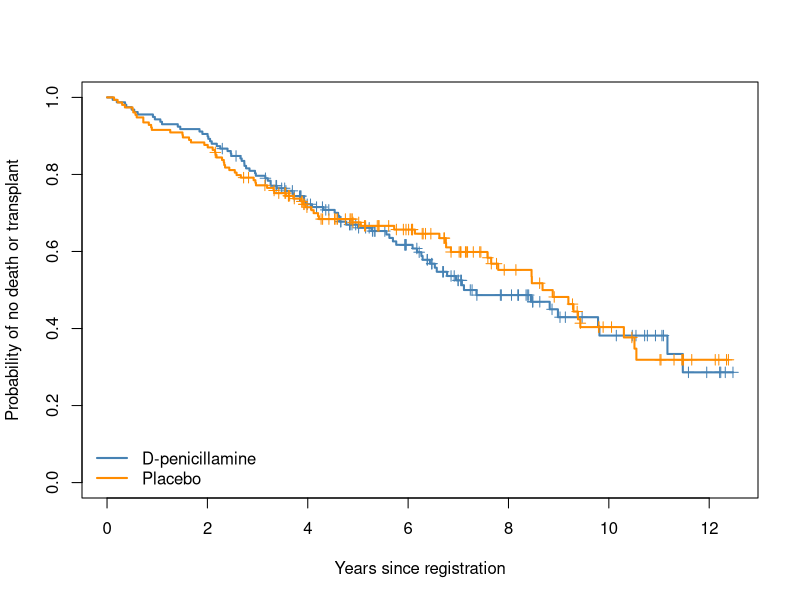
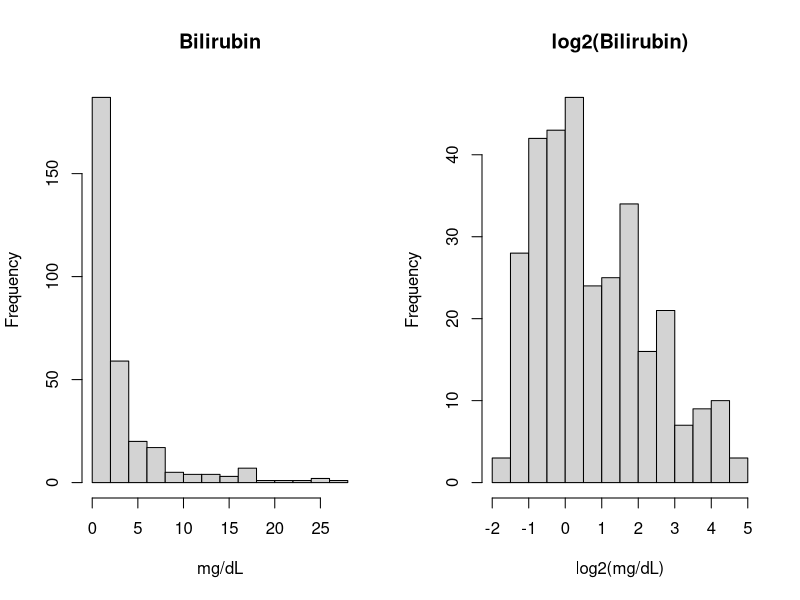
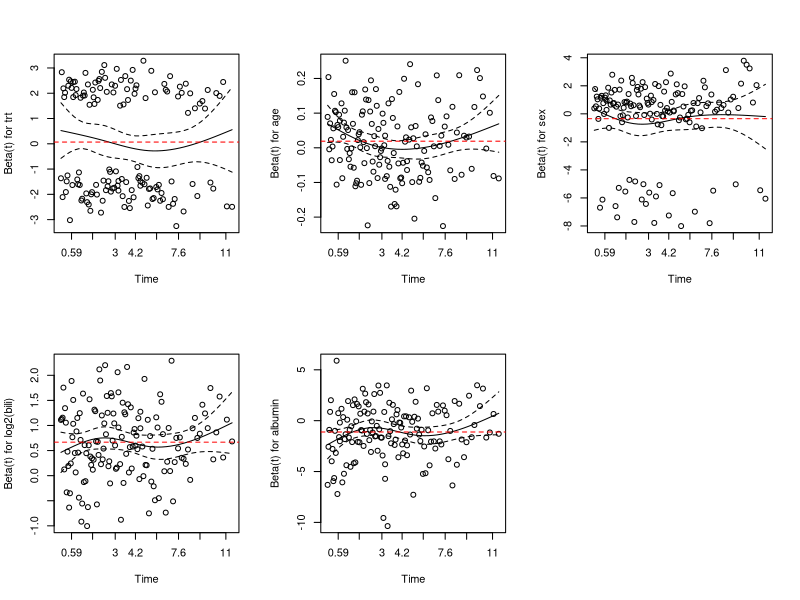

Write R code to recreate these figures, in order.
## ---- chunk 1
library(survival)
## ---- chunk 2
pbc_trial <- subset(pbc, !is.na(trt))

pbc_trial$event <- as.integer(pbc_trial$status >= 1)

pbc_trial$trt <- factor(pbc_trial$trt,
                        levels = c(1, 2),
                        labels = c("D-penicillamine", "Placebo"))

pbc_trial$time_years <- pbc_trial$time / 365.25

## ---- chunk 3
km_fit <- survfit(Surv(time_years, event) ~ trt, data = pbc_trial)

km_fit

plot(km_fit,
     col = c("steelblue", "darkorange"),
     lwd = 2,
     mark.time = TRUE,
     xlab = "Years since registration",
     ylab = "Probability of no death or transplant")
legend("bottomleft",
       legend = levels(pbc_trial$trt),
       col = c("steelblue", "darkorange"),
       lwd = 2, bty = "n")

survdiff(Surv(time_years, event) ~ trt, data = pbc_trial)

## ---- chunk 4
par(mfrow = c(1, 2))
hist(pbc_trial$bili, main = "Bilirubin", xlab = "mg/dL")
hist(log2(pbc_trial$bili), main = "log2(Bilirubin)", xlab = "log2(mg/dL)")
par(mfrow = c(1, 1))   
## ---- chunk 5
cox_fit <- coxph(Surv(time_years, event) ~ trt + age + sex + log2(bili) + albumin,
                 data = pbc_trial)
summary(cox_fit)
## ---- chunk 6
ph_test <- cox.zph(cox_fit)
ph_test
## ---- chunk 7
par(mfrow = c(2, 3))
for (i in 1:5) {
  plot(ph_test[i])
  abline(h = coef(cox_fit)[i], col = "red", lty = 2)
}
